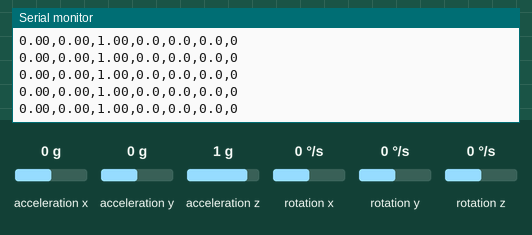
This sketch was run on a simulated ESP32. Shown: the last lines printed to the serial monitor. The test bench sets the inputs (shaded band); at power-on: acceleration x 0 g, acceleration y 0 g, acceleration z 1 g, rotation z 0 °/s, rotation x 0 °/s, rotation y 0 °/s.

Above: at 3.2 s.
3.3 s: acceleration x set to -1.4 g
At 3.8 s:
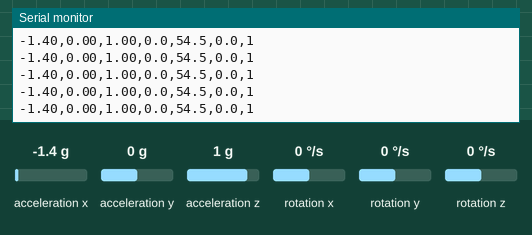
4.8 s: acceleration y set to -1.4 g
At 5.8 s:
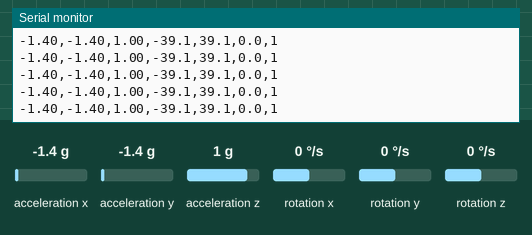
6.3 s: acceleration z set to -1.4 g
At 7.0 s:
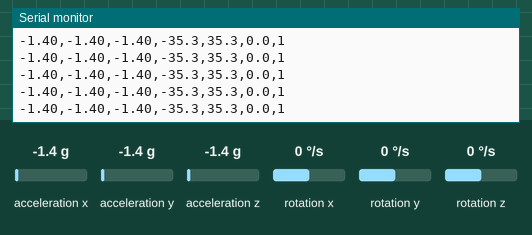
7.8 s: rotation z set to -192 °/s
At 8.6 s:
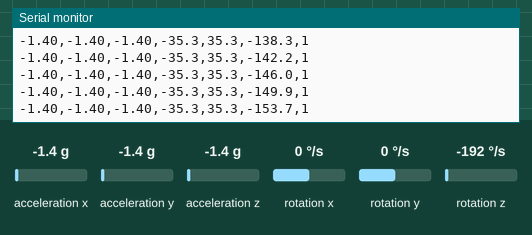
Timing chart, 0 to 10.3 s (numbered marks = the images above; inputs shaded):
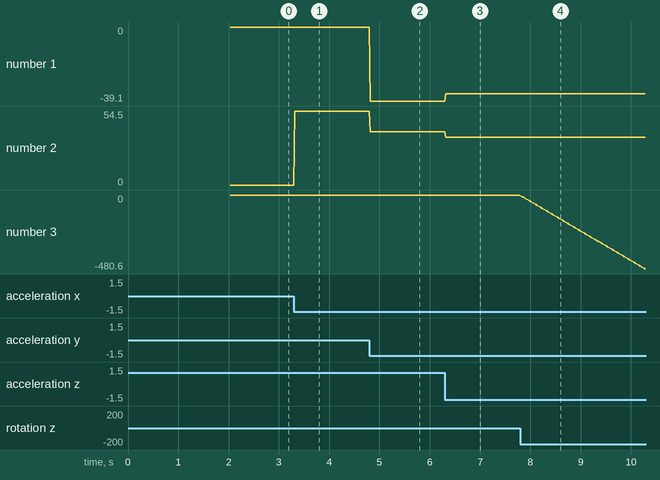

The sketch:

mpu6050_esp32.ino
```cpp
/*
  =====================================================================
  MPU6050 - STANDALONE (ESP32)
  =====================================================================
  Sensor : MPU6050 (6-axis gyroscope + accelerometer)
  Board  : ESP32 DevKit V1 (38-pin)
  Used for: step counting (pedometer) and impact angle (pitch/roll)

  WIRING
  --------------------------------------------------------------------
    MPU6050 VCC -> 3V3
    MPU6050 GND -> GND
    MPU6050 SDA -> GPIO21   (+ 10k ohm pull-up resistor to 3V3)
    MPU6050 SCL -> GPIO22   (+ 10k ohm pull-up resistor to 3V3)

  Pull-up resistors are required on most bare MPU6050 breakout boards,
  since they don't include onboard pull-ups themselves.

  LIBRARY REQUIRED
  --------------------------------------------------------------------
    "MPU6050_light" by rfetick (Arduino Library Manager)

  WHAT THIS DOES
  --------------------------------------------------------------------
  - Connects to the MPU6050 and calibrates it at startup (keep the
    sensor flat and still during this step).
  - Continuously reads acceleration (g) and filtered pitch/roll/yaw
    angles (degrees).
  - Runs simple step detection using accelerometer magnitude with
    a high/low threshold and a debounce window, so a single footstep
    isn't counted multiple times.
  - Prints all data to Serial Monitor as CSV.

  SERIAL OUTPUT FORMAT (115200 baud)
  --------------------------------------------------------------------
    accX,accY,accZ,pitch,roll,yaw,step_count
  =====================================================================
*/

#include <Wire.h>
#include <MPU6050_light.h>

// ---------------------- PIN DEFINITIONS ----------------------
#define I2C_SDA 21
#define I2C_SCL 22

MPU6050 mpu(Wire);

// ---------------------- PEDOMETER SETTINGS ----------------------
const float STEP_THRESHOLD_HIGH = 1.35; // g - peak threshold for step detection
const float STEP_THRESHOLD_LOW  = 0.85; // g - reset threshold (hysteresis)
const unsigned long STEP_DEBOUNCE_MS = 300; // minimum time between counted steps

unsigned long stepCount = 0;
bool stepArmed = true;
unsigned long lastStepTime = 0;

// ---------------------- TIMING ----------------------
unsigned long lastSampleTime = 0;
const unsigned long SAMPLE_INTERVAL_MS = 20; // 50 Hz

void setup() {
  Serial.begin(115200);
  while (!Serial && millis() < 3000) { delay(10); }

  Serial.println();
  Serial.println(F("====================================="));
  Serial.println(F(" MPU6050 - Standalone Test"));
  Serial.println(F("====================================="));

  Wire.begin(I2C_SDA, I2C_SCL);
  Wire.setClock(400000);

  byte status = mpu.begin();
  Serial.print(F("MPU6050 status: "));
  Serial.println(status);
  while (status != 0) {
    Serial.println(F("MPU6050 connection failed! Check wiring and pull-up resistors."));
    delay(1000);
    status = mpu.begin();
  }

  Serial.println(F("Calibrating - keep sensor flat and still..."));
  delay(1000);
  mpu.calcOffsets(true, true);
  Serial.println(F("Calibration done."));

  Serial.println();
  Serial.println(F("accX,accY,accZ,pitch,roll,yaw,step_count"));

  lastSampleTime = millis();
}

void loop() {
  unsigned long now = millis();
  if (now - lastSampleTime < SAMPLE_INTERVAL_MS) {
    return;
  }
  lastSampleTime = now;

  mpu.update();

  float accX = mpu.getAccX();
  float accY = mpu.getAccY();
  float accZ = mpu.getAccZ();
  float pitch = mpu.getAngleX();
  float roll  = mpu.getAngleY();
  float yaw   = mpu.getAngleZ();

  float accMagnitude = sqrt(accX * accX + accY * accY + accZ * accZ);

  // ---- Step detection (peak detection with hysteresis) ----
  if (stepArmed && accMagnitude > STEP_THRESHOLD_HIGH) {
    if (now - lastStepTime > STEP_DEBOUNCE_MS) {
      stepCount++;
      lastStepTime = now;
      stepArmed = false;
    }
  } else if (!stepArmed && accMagnitude < STEP_THRESHOLD_LOW) {
    stepArmed = true;
  }

  Serial.print(accX, 2);   Serial.print(',');
  Serial.print(accY, 2);   Serial.print(',');
  Serial.print(accZ, 2);   Serial.print(',');
  Serial.print(pitch, 1);  Serial.print(',');
  Serial.print(roll, 1);   Serial.print(',');
  Serial.print(yaw, 1);    Serial.print(',');
  Serial.println(stepCount);
}
```

Measured:
- after the input at 3.3 s, the serial monitor: prints a new line at once (image 1)
- after the input at 4.8 s, the serial monitor: prints a new line at once (image 2)
- after the input at 6.3 s, the serial monitor: prints a new line at once (image 3)
- after the input at 7.8 s, the serial monitor: prints a new line at once (image 4)
- plotted number 1: 0 → -39.1 after the input at 4.8 s, -39.1 → -35.3 after the input at 6.3 s
- plotted number 2: 0 → 54.5 after the input at 3.3 s, 54.5 → 39.1 after the input at 4.8 s, 39.1 → 35.3 after the input at 6.3 s
- plotted number 3: 0 → -480.6 after the input at 7.8 s
